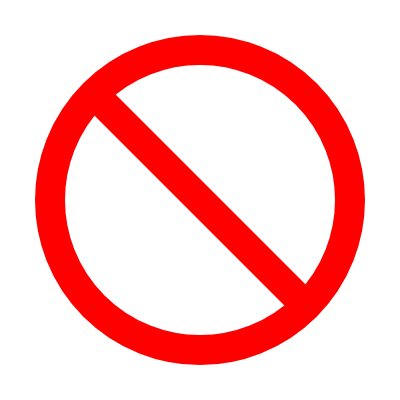
Frame 1 (no input)
Frame 60 (no input): identical to frame 1, image omitted
Frame 120 (the mouse pressed at the canvas centre since frame 60): identical to frame 1, image omitted

The p5.js sketch that drew this single still picture (run headless with seeded random() and noise() and a simulated clock; from frame 60 on, the mouse is pressed at the canvas centre):

// p5.js sketch
// ── sketch.js
function setup() {
  createCanvas(400, 400);
}

function draw() {
  background(255)
  strokeWeight(30)
  stroke(255,0,0)
  ellipse(200,200,300,300)
  line(100,100,300,300)
}
